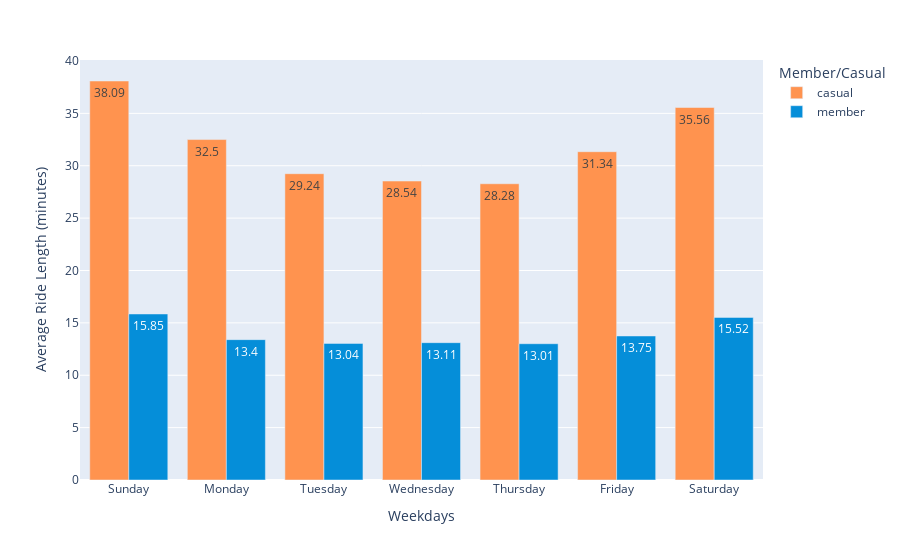

Write notebook code for a chart like this one.
### Code cell
fig_6 = round(df.groupby(['day_of_week', 'member_casual'], as_index=False).mean(),2)

px.bar(fig_6, x = 'day_of_week', y = 'ride_length',
        color = 'member_casual',
        barmode='group',
        text = 'ride_length', 
        labels = {'ride_length': 'Average Ride Length (minutes)', 'member_casual': 'Member/Casual', 'day_of_week': 'Weekdays'},
        hover_name = 'member_casual', hover_data = {'member_casual': False, 'ride_length': True}, 
        color_discrete_map = {'casual': '#FF934F', 'member': '#058ED9'})

### Figure 1 — Plotly figure (JSON) as saved in the notebook; plotly's stock layout.template omitted (floating-point values rounded to 4 significant figures)
{"data": [{"alignmentgroup": "True", "customdata": [["casual"], ["casual"], ["casual"], ["casual"], ["casual"], ["casual"], ["casual"]], "hovertemplate": "<b>%{hovertext}</b><br><br>Weekdays=%{x}<br>Average Ride Length (minutes)=%{text}<extra></extra>", "hovertext": ["casual", "casual", "casual", "casual", "casual", "casual", "casual"], "legendgroup": "casual", "marker": {"color": "#FF934F", "pattern": {"shape": ""}}, "name": "casual", "offsetgroup": "casual", "orientation": "v", "showlegend": true, "text": [38.09, 32.5, 29.24, 28.54, 28.28, 31.34, 35.56], "textposition": "auto", "type": "bar", "x": ["Sunday", "Monday", "Tuesday", "Wednesday", "Thursday", "Friday", "Saturday"], "xaxis": "x", "y": [38.09, 32.5, 29.24, 28.54, 28.28, 31.34, 35.56], "yaxis": "y"}, {"alignmentgroup": "True", "customdata": [["member"], ["member"], ["member"], ["member"], ["member"], ["member"], ["member"]], "hovertemplate": "<b>%{hovertext}</b><br><br>Weekdays=%{x}<br>Average Ride Length (minutes)=%{text}<extra></extra>", "hovertext": ["member", "member", "member", "member", "member", "member", "member"], "legendgroup": "member", "marker": {"color": "#058ED9", "pattern": {"shape": ""}}, "name": "member", "offsetgroup": "member", "orientation": "v", "showlegend": true, "text": [15.85, 13.4, 13.04, 13.11, 13.01, 13.75, 15.52], "textposition": "auto", "type": "bar", "x": ["Sunday", "Monday", "Tuesday", "Wednesday", "Thursday", "Friday", "Saturday"], "xaxis": "x", "y": [15.85, 13.4, 13.04, 13.11, 13.01, 13.75, 15.52], "yaxis": "y"}], "layout": {"barmode": "group", "legend": {"title": {"text": "Member/Casual"}, "tracegroupgap": 0}, "margin": {"t": 60}, "xaxis": {"anchor": "y", "domain": [0.0, 1.0], "title": {"text": "Weekdays"}}, "yaxis": {"anchor": "x", "domain": [0.0, 1.0], "title": {"text": "Average Ride Length (minutes)"}}}}
